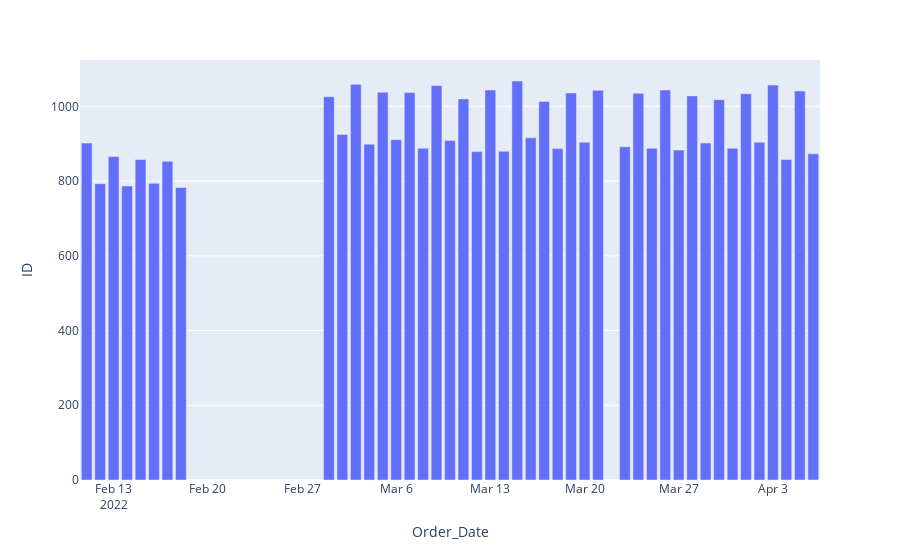

Source (notebook cell):
### Markdown cell above
## Quantidade de pedidos por dia.

### Code cell
colums_01 = ['ID','Order_Date']
df_qtd_pedidos_dia = df1.loc[:, colums_01].groupby(['Order_Date']).count().reset_index()

px.bar(df_qtd_pedidos_dia, x='Order_Date', y= 'ID')

### Figure 1 — Plotly figure (JSON) as saved in the notebook; plotly's stock layout.template omitted (floating-point values rounded to 4 significant figures)
{"data": [{"alignmentgroup": "True", "hovertemplate": "Order_Date=%{x}<br>ID=%{y}<extra></extra>", "legendgroup": "", "marker": {"color": "#636efa", "pattern": {"shape": ""}}, "name": "", "offsetgroup": "", "orientation": "v", "showlegend": false, "textposition": "auto", "type": "bar", "x": ["2022-02-11T00:00:00", "2022-02-12T00:00:00", "2022-02-13T00:00:00", "2022-02-14T00:00:00", "2022-02-15T00:00:00", "2022-02-16T00:00:00", "2022-02-17T00:00:00", "2022-02-18T00:00:00", "2022-03-01T00:00:00", "2022-03-02T00:00:00", "2022-03-03T00:00:00", "2022-03-04T00:00:00", "2022-03-05T00:00:00", "2022-03-06T00:00:00", "2022-03-07T00:00:00", "2022-03-08T00:00:00", "2022-03-09T00:00:00", "2022-03-10T00:00:00", "2022-03-11T00:00:00", "2022-03-12T00:00:00", "2022-03-13T00:00:00", "2022-03-14T00:00:00", "2022-03-15T00:00:00", "2022-03-16T00:00:00", "2022-03-17T00:00:00", "2022-03-18T00:00:00", "2022-03-19T00:00:00", "2022-03-20T00:00:00", "2022-03-21T00:00:00", "2022-03-23T00:00:00", "2022-03-24T00:00:00", "2022-03-25T00:00:00", "2022-03-26T00:00:00", "2022-03-27T00:00:00", "2022-03-28T00:00:00", "2022-03-29T00:00:00", "2022-03-30T00:00:00", "2022-03-31T00:00:00", "2022-04-01T00:00:00", "2022-04-02T00:00:00", "2022-04-03T00:00:00", "2022-04-04T00:00:00", "2022-04-05T00:00:00", "2022-04-06T00:00:00"], "xaxis": "x", "y": [902, 793, 866, 787, 858, 794, 853, 783, 1026, 925, 1059, 899, 1038, 911, 1037, 888, 1056, 909, 1020, 879, 1044, 880, 1068, 916, 1013, 887, 1036, 904, 1043, 892, 1035, 888, 1044, 883, 1028, 902, 1018, 888, 1034, 904, 1057, 858, 1041, 873], "yaxis": "y"}], "layout": {"barmode": "relative", "legend": {"tracegroupgap": 0}, "margin": {"t": 60}, "xaxis": {"anchor": "y", "domain": [0, 1], "title": {"text": "Order_Date"}}, "yaxis": {"anchor": "x", "domain": [0, 1], "title": {"text": "ID"}}}}
